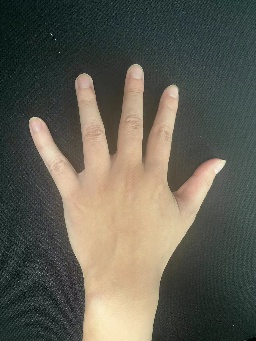
#> input picture 手势识别/imgs/finger_5_s.jpg, 256 x 341 px
$ python gesture.py
#> lines starting #> are read from the running program, lines starting #| are printed output that depends on the picture; after the words box and inside, x2 and y2 are one past the last pixel; in counts of white or black regions, pixels touching at a corner belong together; long printed decimals are rounded
import cv2
import numpy as np
import math
from matplotlib import pyplot as plt

img = cv2.imread("./imgs/finger_5_s.jpg")
#> img is the input picture: shape (341, 256, 3); mean B, G, R 83.4, 94.8, 96.9
hsv = cv2.cvtColor(img, cv2.COLOR_BGR2HSV)
#> hsv: shape (341, 256, 3); mean H, S, V 56.3, 60.2, 103.6
lower_skin = np.array([0, 28, 70], dtype=np.uint8)
upper_skin = np.array([20, 255, 255], dtype=np.uint8)
mask = cv2.inRange(hsv, lower_skin, upper_skin)
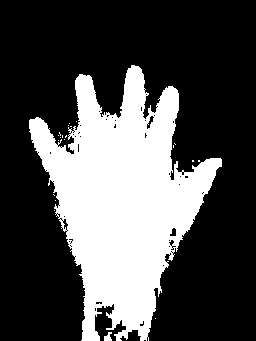
#> mask: shape (341, 256); 30.5% white; 21 white regions (19 under 20 px), largest, box (x1, y1, x2, y2) and area: (29, 65, 222, 341) 26553, (104, 332, 112, 341) 49
plt.subplot(2, 2, 1)
plt.imshow(mask)

# kernel = np.ones((3, 3), np.uint8)
# mask = cv2.dilate(mask, kernel, iterations=4)
# mask = cv2.GaussianBlur(mask, (5, 5), 100)

kernel = np.ones((5, 5), np.uint8)
mask = cv2.morphologyEx(mask, cv2.MORPH_OPEN, kernel)
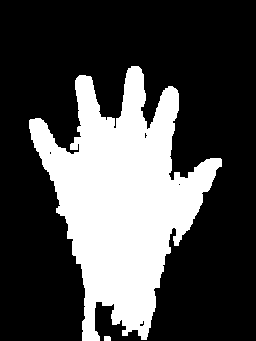
#> mask: shape (341, 256); 29.4% white; 2 white regions, box (x1, y1, x2, y2) and area: (29, 66, 222, 341) 25649, (104, 336, 111, 341) 34
mask = cv2.dilate(mask, kernel, iterations=2)
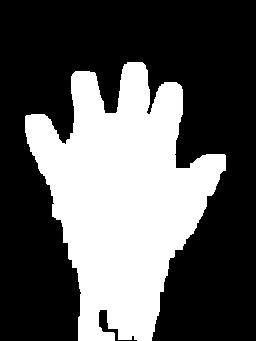
#> mask: shape (341, 256); 35.9% white; 1 white region
plt.subplot(2, 2, 2)
plt.imshow(mask)
plt.show()
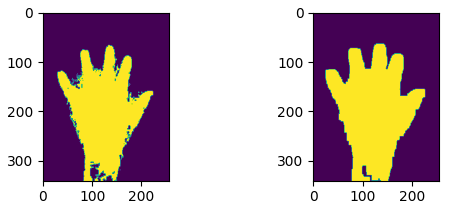
#> figure drawn by matplotlib, 2 panels

contours, h = cv2.findContours(mask, cv2.RETR_TREE, cv2.CHAIN_APPROX_SIMPLE)
#> contours = 1 contour; box (x1, y1, x2, y2) and area: (25, 62, 226, 341) 30732; h = [[-1, -1, -1, -1]]
cnt = max(contours, key=lambda x: cv2.contourArea(x))
#> cnt = contour of 357 points, box (x1, y1, x2, y2) (25, 62, 226, 341), area 30732
areacnt = cv2.contourArea(cnt)
#> areacnt = 30732.5
hull = cv2.convexHull(cnt)
#> hull = contour of 14 points, box (x1, y1, x2, y2) (25, 62, 226, 341), area 39052
areahull = cv2.contourArea(hull)
#> areahull = 39052
arearatio = areacnt / areahull
#> arearatio = 0.787
print("arearatio=", arearatio)
#| arearatio= 0.787
hull = cv2.convexHull(cnt, returnPoints=False)
#> hull = [356, 317, 315, 314, 284, 283, 198, 168, 92, 88, 87, 86, 42, 0]
defects = cv2.convexityDefects(cnt, hull)
#> defects = [[0, 42, 19, 12341], [42, 86, 62, 12194], [88, 92, 91, 275], [92, 168, 155, 4372], [168, 198, 181, 7936], [198, 283, 225, 4184], [284, 314, 296, 12444], [315, 317, 316, 142], [317, 356, 341, 10695]]
n = 0
for i in range(defects.shape[0]):
    s, e, f, d = defects[i, 0]
    start = tuple(cnt[s][0])
    end = tuple(cnt[e][0])
    far = tuple(cnt[f][0])
    a = math.sqrt((end[0] - start[0]) ** 2 + (end[1] - start[1]) ** 2)
    b = math.sqrt((far[0] - start[0]) ** 2 + (far[1] - start[1]) ** 2)
    c = math.sqrt((end[0] - far[0]) ** 2 + (end[1] - far[1]) ** 2)
    # 1弧度为57度
    angle = math.acos((b**2 + c**2 - a**2) / (2 * b * c)) * 57
    if angle <= 90 and d > 20:
        n += 1
        cv2.circle(img, far, 3, [255, 0, 0], -1)
    cv2.line(img, start, end, [0, 255, 0], 2)
#> this loop made 9 passes
#> (s, e, f, d, start, end, far, a) on passes 1 to 9: (0, 42, 19, 12341, (127, 62), (75, 71), (115, 113), 52.77), (42, 86, 62, 12194, (75, 71), (26, 115), (65, 144), 65.86), (88, 92, 91, 275, (25, 132), (27, 143), (27, 137), 11.18), (92, 168, 155, 4372, (27, 143), (78, 340), (77, 268), 203.5), (168, 198, 181, 7936, (78, 340), (151, 340), (100, 309), 73), (198, 283, 225, 4184, (151, 340), (225, 170), (168, 260), 185.4), (284, 314, 296, 12444, (225, 155), (181, 86), (175, 167), 81.84), (315, 317, 316, 142, (179, 84), (176, 82), (178, 84), 3.61), (317, 356, 341, 10695, (176, 82), (142, 62), (148, 114), 39.45)
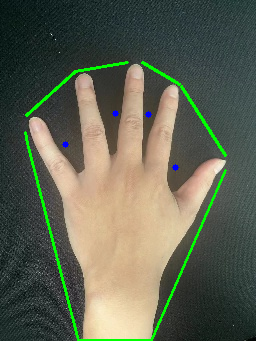
#> img: shape (341, 256, 3); 2.48% of pixels changed, all inside (x1, y1, x2, y2) = (24, 61, 227, 341)
#> after the loop, n = 4
result = None
if n == 0:
    if arearatio > 0.9:
        result = "0"
    else:
        result = "1"
elif n == 1:
    result = "2"
elif n == 2:
    result = "3"
elif n == 3:
    result = "4"
elif n == 4:
    result = "5"
org = (0, 30)
font = cv2.FONT_HERSHEY_SIMPLEX
#> font = 0
fontScale = 1
color = (0, 0, 255)
thickness = 3

cv2.putText(img, result, org, font, fontScale, color, thickness)
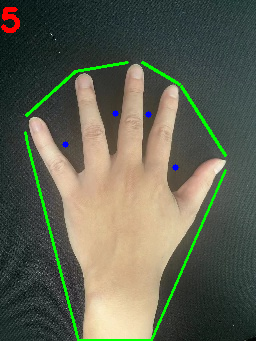
#> img: shape (341, 256, 3); 0.33% of pixels changed, all inside (x1, y1, x2, y2) = (1, 7, 20, 33)
cv2.imshow("img", img)
cv2.waitKey()
cv2.destroyAllWindows()

$ run again, with 手势识别/imgs/finger_0_s.jpg copied over 手势识别/imgs/finger_5_s.jpg
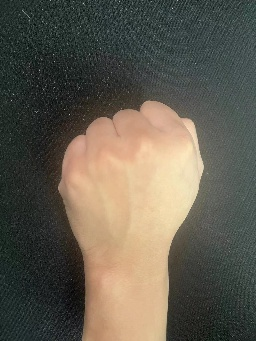
#> input picture 手势识别/imgs/finger_0_s.jpg, 256 x 341 px
#> img is the input picture: shape (341, 256, 3); mean B, G, R 80, 92.7, 98.5
#> hsv: shape (341, 256, 3); mean H, S, V 52.2, 55.4, 103.5
#> `mask = cv2.inRange(hsv, lower_skin, upper_skin)`:
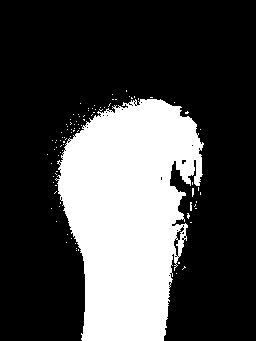
#> mask: shape (341, 256); 28.7% white; 94 white regions (93 under 20 px), largest, box (x1, y1, x2, y2) and area: (55, 99, 204, 341) 24878
#> contours = 2 contours, 1 with area under 20; largest, box (x1, y1, x2, y2) and area: (54, 95, 206, 341) 27258; h = [[-1, -1, 1, -1], [-1, -1, -1, 0]]
#> cnt = contour of 199 points, box (x1, y1, x2, y2) (54, 95, 206, 341), area 27258
#> areacnt = 27258.5
#> `hull = cv2.convexHull(cnt)`: hull = contour of 23 points, box (x1, y1, x2, y2) (54, 95, 206, 341), area 30022
#> areahull = 30022.5
#> arearatio = 0.908
#| arearatio= 0.9079
#> `hull = cv2.convexHull(cnt, returnPoints=False)`: hull = 23 values, max 198 at index 0, min 0 at index 22, mean 103
#> defects = 18 rows, first 6: [0, 2, 1, 201], [2, 13, 9, 1036], [13, 21, 18, 1076], [21, 38, 30, 914], [38, 47, 39, 514], [47, 49, 48, 114]
#> the loop `for i in range(defects.shape[0]):` made 18 passes
#> (s, e, f, d, start, end, far, a) on passes 1 to 7: (0, 2, 1, 201, (143, 95), (138, 96), (142, 96), 5.1), (2, 13, 9, 1036, (138, 96), (111, 104), (132, 102), 28.16), (13, 21, 18, 1076, (111, 104), (90, 113), (103, 112), 22.85), (21, 38, 30, 914, (90, 113), (72, 129), (83, 124), 24.08), (38, 47, 39, 514, (72, 129), (63, 139), (72, 132), 13.45), (47, 49, 48, 114, (63, 139), (62, 141), (63, 140), 2.24), (49, 54, 50, 405, (62, 141), (59, 150), (62, 146), 9.49)
#> after the loop `for i in range(defects.shape[0]):`: n = 0
#> `cv2.putText(img, result, org, font, fontScale, color, thickness)`:
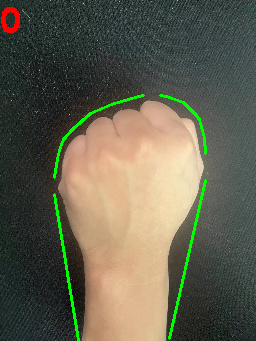
#> img: shape (341, 256, 3); mean B, G, R 78.9, 96, 98.1

$ run again, with 手势识别/imgs/finger_1_s.jpg copied over 手势识别/imgs/finger_5_s.jpg
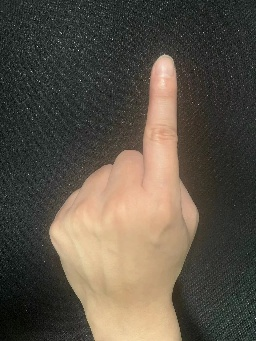
#> input picture 手势识别/imgs/finger_1_s.jpg, 256 x 341 px
#> img is the input picture: shape (341, 256, 3); mean B, G, R 71.1, 83.2, 91.6
#> hsv: shape (341, 256, 3); mean H, S, V 44.2, 49.2, 94
#> `mask = cv2.inRange(hsv, lower_skin, upper_skin)`:
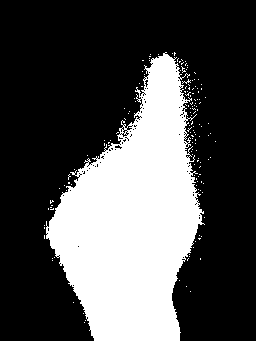
#> mask: shape (341, 256); 30.8% white; 150 white regions (149 under 20 px), largest, box (x1, y1, x2, y2) and area: (46, 52, 205, 341) 26633
#> contours = 1 contour; box (x1, y1, x2, y2) and area: (44, 50, 205, 341) 28444; h = [[-1, -1, -1, -1]]
#> cnt = contour of 290 points, box (x1, y1, x2, y2) (44, 50, 205, 341), area 28444
#> areacnt = 28443.5
#> `hull = cv2.convexHull(cnt)`: hull = contour of 19 points, box (x1, y1, x2, y2) (44, 50, 205, 341), area 32320
#> areahull = 32319.5
#> arearatio = 0.88
#| arearatio= 0.8801
#> `hull = cv2.convexHull(cnt, returnPoints=False)`: hull = 19 values, max 289 at index 0, min 0 at index 18, mean 182.4
#> defects = 14 rows, first 6: [0, 8, 2, 343], [8, 98, 43, 6460], [98, 111, 99, 665], [111, 113, 112, 229], [114, 118, 117, 310], [118, 170, 152, 1385]
#> the loop `for i in range(defects.shape[0]):` made 14 passes
#> (s, e, f, d, start, end, far, a) on passes 1 to 7: (0, 8, 2, 343, (159, 50), (149, 55), (158, 52), 11.18), (8, 98, 43, 6460, (149, 55), (57, 192), (125, 136), 165), (98, 111, 99, 665, (57, 192), (45, 217), (57, 198), 27.73), (111, 113, 112, 229, (45, 217), (44, 227), (45, 226), 10.05), (114, 118, 117, 310, (44, 241), (46, 249), (46, 244), 8.25), (118, 170, 152, 1385, (46, 249), (87, 339), (77, 304), 98.9), (170, 172, 171, 114, (87, 339), (89, 340), (88, 339), 2.24)
#> after the loop `for i in range(defects.shape[0]):`: n = 0
#> `cv2.putText(img, result, org, font, fontScale, color, thickness)`:
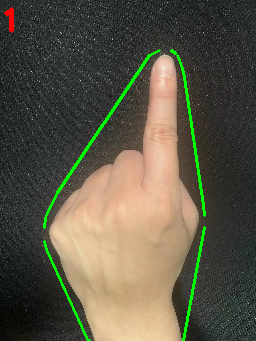
#> img: shape (341, 256, 3); mean B, G, R 70, 87.2, 90.8

$ run again, with 手势识别/imgs/finger_2_s.jpg copied over 手势识别/imgs/finger_5_s.jpg
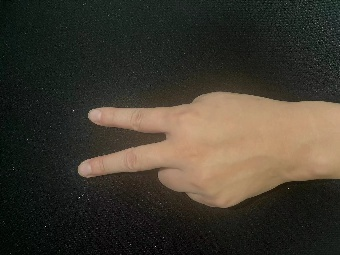
#> input picture 手势识别/imgs/finger_2_s.jpg, 340 x 255 px
#> img is the input picture: shape (255, 340, 3); mean B, G, R 46.9, 57.6, 63.4
#> hsv: shape (255, 340, 3); mean H, S, V 48.7, 68.9, 66.5
#> `mask = cv2.inRange(hsv, lower_skin, upper_skin)`:
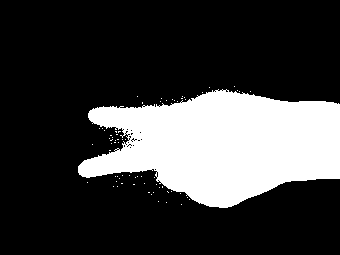
#> mask: shape (255, 340); 24% white; 68 white regions (67 under 20 px), largest, box (x1, y1, x2, y2) and area: (78, 89, 340, 208) 20731
#> contours = 1 contour; box (x1, y1, x2, y2) and area: (74, 87, 340, 212) 23322; h = [[-1, -1, -1, -1]]
#> cnt = contour of 225 points, box (x1, y1, x2, y2) (74, 87, 340, 212), area 23322
#> areacnt = 23322.5
#> `hull = cv2.convexHull(cnt)`: hull = contour of 21 points, box (x1, y1, x2, y2) (74, 87, 340, 212), area 26912
#> areahull = 26912.5
#> arearatio = 0.867
#| arearatio= 0.8666
#> `hull = cv2.convexHull(cnt, returnPoints=False)`: hull = 21 values, max 224 at index 0, min 0 at index 20, mean 103.8
#> defects = 16 rows, first 6: [0, 2, 1, 222], [2, 33, 24, 2006], [33, 35, 34, 186], [35, 37, 36, 162], [37, 39, 38, 114], [40, 42, 41, 114]
#> the loop `for i in range(defects.shape[0]):` made 16 passes
#> (s, e, f, d, start, end, far, a) on passes 1 to 7: (0, 2, 1, 222, (212, 87), (204, 88), (211, 88), 8.06), (2, 33, 24, 2006, (204, 88), (95, 103), (167, 101), 110), (33, 35, 34, 186, (95, 103), (91, 104), (94, 104), 4.12), (35, 37, 36, 162, (91, 104), (88, 105), (90, 105), 3.16), (37, 39, 38, 114, (88, 105), (86, 106), (87, 106), 2.24), (40, 42, 41, 114, (85, 107), (84, 109), (85, 108), 2.24), (42, 92, 65, 12839, (84, 109), (74, 162), (129, 141), 53.94)
#> after the loop `for i in range(defects.shape[0]):`: n = 1
#> font = 0
#> `cv2.putText(img, result, org, font, fontScale, color, thickness)`:
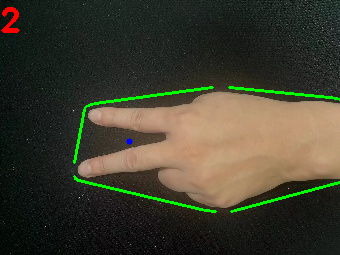
#> img: shape (255, 340, 3); mean B, G, R 46.2, 61.5, 63.3
